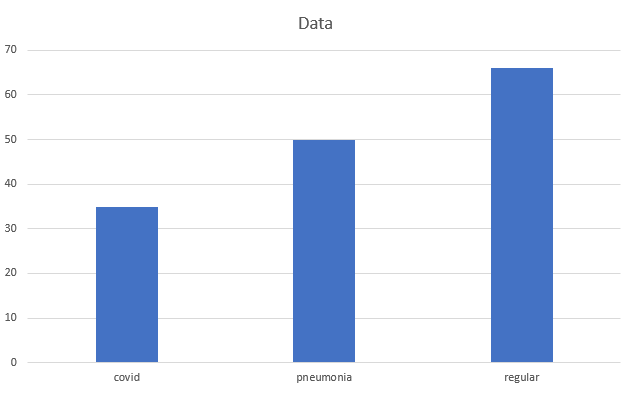
#> input picture picturepervideodata.png, 635 x 394 px, found by its file name
$ jupyter execute --allow-errors 'Multi Label SGD Model.ipynb'
#> lines starting #> are read from the running program, lines starting #| are printed output that depends on the picture
[cell 1]
import numpy as np
import pandas as pd
from matplotlib import pyplot as plt
import cv2
from PIL import Image

[cell 2]
#Reading CSV file data
my_data=pd.read_csv('../data/image_data.csv')
#> (reads data/image_data.csv from the repository)

[cell 3]
my_data.head()

[cell 4]
#35 covid - 50 pneu - 66 regular -Total 151
Image.open('picturepervideodata.png')
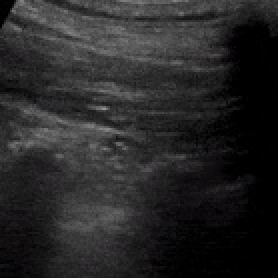
#> input picture data/pocus_images/convex/Cov-Atlas+(44)V.jpg, 139 x 139 px (shown 2 times larger)
#> `img=cv2.equalizeHist(img)`:
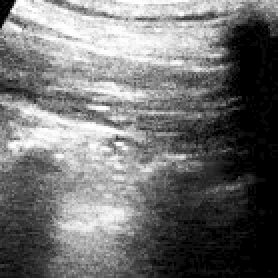
#> img: shape (139, 139) (shown 2 times larger); min 0, max 255, mean 113.2

[cell 5]
#Setting path for our convex image dataset
images_path='../data/pocus_images/convex/'

[cell 6]
#Converting our data into a numpy array to be able to access it more freely
data_array=my_data.to_numpy()

# Image preProcessing

[cell 7]
#Increasing Images contrast- resizing images to 224x224 - Incrasing Image contrast
images_data=[]
#> (the rest of this cell did not finish here and is left out)

### Initializing our X and y

[cell 8]
#Initializing our X and y for our model
X=np.asarray(images_data)
y=np.asarray(my_data['Label'])

[cell 9]
X.shape
#> Out = (1, 50176)
